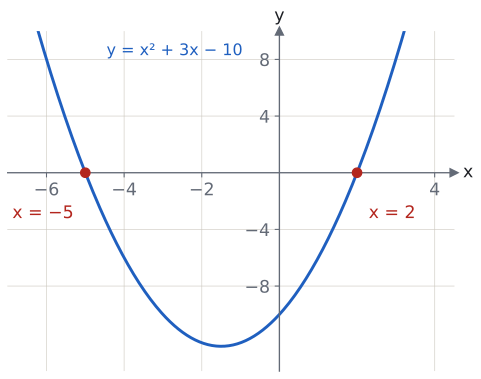

Source code (Python):
import sys; sys.path.insert(0, "tools")
from cizim import *

fig, ax = sekil(6, 4.6)
eksenler(ax, x=(-7, 4.5), y=(-14, 10))
xt, yt = [-6, -4, -2, 4], [-8, -4, 4, 8]
ax.set_xticks(xt); ax.set_yticks(yt)
ax.set_xticklabels([str(v).replace("-", "−") for v in xt])
ax.set_yticklabels([str(v).replace("-", "−") for v in yt])
xs = np.linspace(-6.9, 3.9, 300)
ax.plot(xs, xs**2 + 3 * xs - 10, color=MAVI)
for k in (-5, 2):
    nokta(ax, k, 0, renk=KIRMIZI)
ax.text(-5.3, -3.2, "x = −5", ha="right", color=KIRMIZI, fontsize=13)
ax.text(2.3, -3.2, "x = 2", ha="left", color=KIRMIZI, fontsize=13)
ax.text(-2.7, 8.3, "y = x² + 3x − 10", ha="center", color=MAVI, fontsize=12)
kaydet(fig, __file__)
